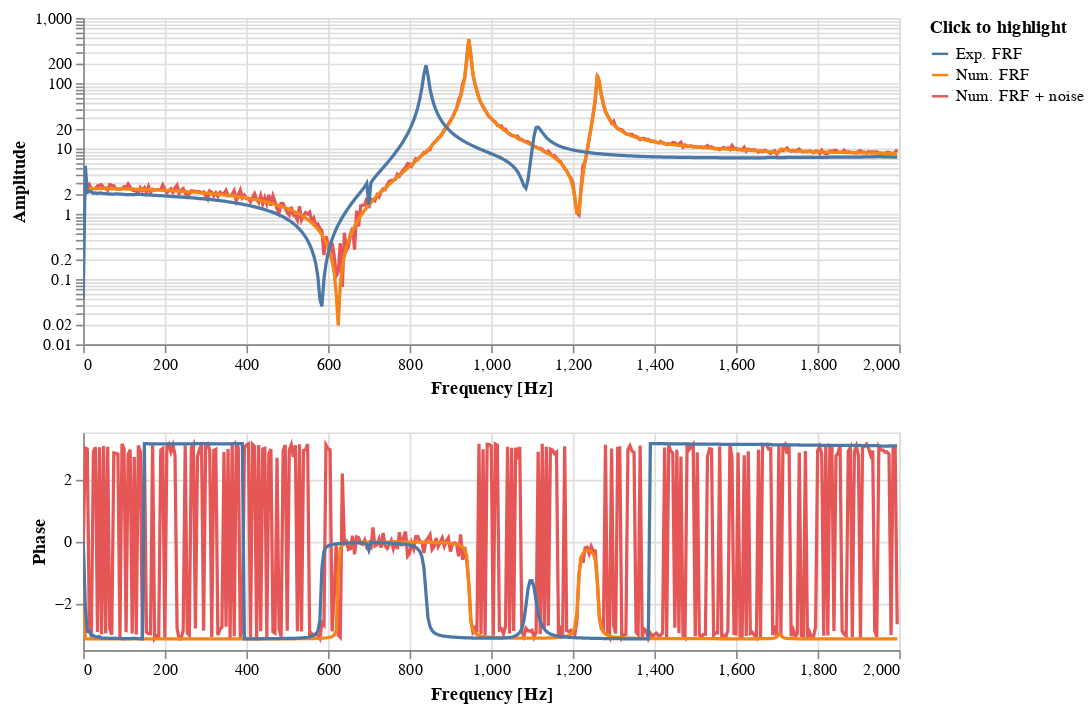

The notebook cell saved with this chart:
### Markdown cell above
# FRF visualisation

### Code cell
o = 3
i = 0

pyFBS.plot_frequency_response(freq[:-1:2], 
            np.hstack((MK.FRF_noise[::5,o:o+1,i:i+1], MK.FRF[::5,o:o+1,i:i+1], Y_B_exp.transpose(2,0,1)[:-1:2,o:o+1,i:i+1])),
            labels=('Num. FRF + noise', 'Num. FRF', 'Exp. FRF'))

### Figure 1 — Vega-Lite specification as saved in the notebook (floating-point values rounded to 4 significant figures; data arrays with more than 128 entries replaced by an {"elided": "..."} marker saying what was removed)
{"config": {"view": {"continuousWidth": 400, "continuousHeight": 300}}, "vconcat": [{"mark": "line", "encoding": {"color": {"type": "nominal", "field": "out_in", "legend": {"title": "Click to highlight"}}, "opacity": {"condition": {"value": 1, "selection": "selector001"}, "value": 0.2}, "x": {"type": "quantitative", "axis": {"title": "Frequency [Hz]"}, "field": "f"}, "y": {"type": "quantitative", "axis": {"title": "Amplitude"}, "field": "A", "scale": {"base": 10, "type": "log"}}}, "height": 200.0, "selection": {"selector002": {"type": "interval", "bind": "scales"}, "selector001": {"type": "multi", "fields": ["out_in"], "bind": "legend"}}, "width": 500}, {"mark": "line", "encoding": {"color": {"type": "nominal", "field": "out_in"}, "opacity": {"condition": {"value": 1, "selection": "selector001"}, "value": 0.2}, "x": {"type": "quantitative", "axis": {"title": "Frequency [Hz]"}, "field": "f"}, "y": {"type": "quantitative", "axis": {"title": "Phase"}, "field": "ph"}}, "height": 133.3, "selection": {"selector002": {"type": "interval", "bind": "scales"}, "selector001": {"type": "multi", "fields": ["out_in"], "bind": "legend"}}, "width": 500}], "data": {"name": "data-e3abd889b55e07efaa3aed0b044d00b7"}, "$schema": "https://vega.github.io/schema/vega-lite/v4.8.1.json", "datasets": {"data-e3abd889b55e07efaa3aed0b044d00b7": {"elided": "1200 records"}}}
